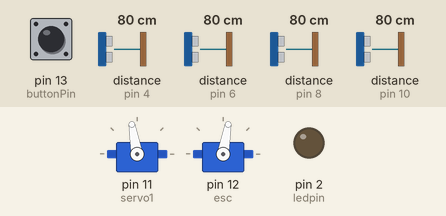
Simulated run of this sketch. Board: Arduino Uno, built with avr-gcc and run on an emulated ATmega328P. Shown: 2 × servo, output pins drawn as LEDs (lit = HIGH). Wiring (inferred from the names in the program): 4 × ultrasonic range finder: trigger pin 3, echo pin 10 / trigger pin 5, echo pin 4 / trigger pin 7, echo pin 6 / trigger pin 9, echo pin 8. The test bench sets the inputs (shaded band); at power-on: pin 13 (buttonPin) LOW, distance to the obstacle (sensors on pin 4, pin 6, pin 8, pin 10) 80 cm. The echo pulse lasts 58.3 µs per cm; pins used as bus, display or sensor lines are not drawn; what the sketch prints to the serial monitor is not drawn.

Above: at 1.2 s.
1.3 s: pin 13 (buttonPin) pulled HIGH for 0.15 s
At 4.0 s:
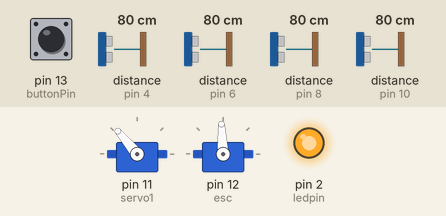
4.3 s: distance to the obstacle (sensor on pin 4) set to 50 cm
7.3 s: distance to the obstacle (sensor on pin 4) set to 44 cm
At 7.9 s:
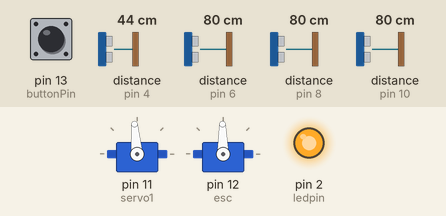
8.8 s: distance to the obstacle (sensor on pin 6) set to 40 cm
10.3 s: distance to the obstacle (sensor on pin 6) set to 32 cm
At 11.1 s:
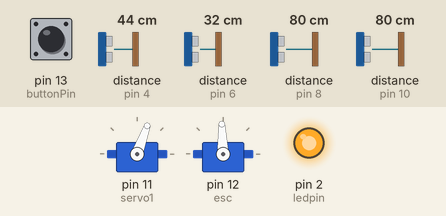
11.8 s: distance to the obstacle (sensor on pin 8) set to 52 cm
14.8 s: distance to the obstacle (sensor on pin 8) set to 42 cm
At 16.0 s:
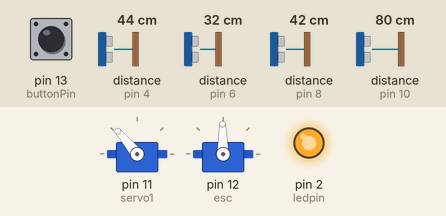
Timing chart, 0 to 17.3 s (numbered marks = the images above; inputs shaded):
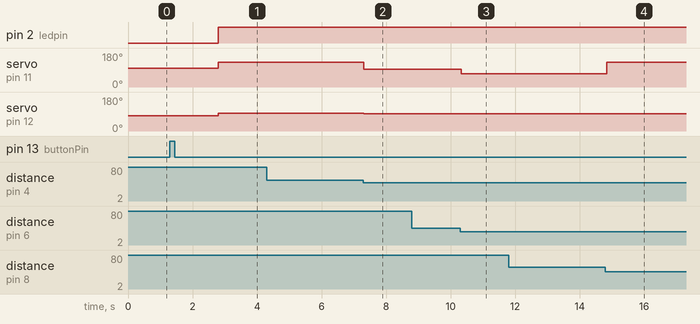

Measured:
- the behaviour switches between 47 and 46 cm on distance to the obstacle (sensor on pin 4) (found by bisection; images 1 and 2)
- the behaviour switches between 37 and 36 cm on distance to the obstacle (sensor on pin 6) (found by bisection; images 2 and 3)
- the behaviour switches between 47 and 46 cm on distance to the obstacle (sensor on pin 8) (found by bisection; images 3 and 4)
- after the input at 1.3 s, pin 2 (ledpin): LOW → HIGH after 1.5 s; servo on pin 11 (servo1): 100° → 130° after 1.5 s; servo on pin 12 (esc): 80° → 93° after 1.5 s
- after the input at 7.3 s, servo on pin 11 (servo1): 130° → 95° at once; servo on pin 12 (esc): 93° → 91° at once
- after the input at 10.3 s, servo on pin 11 (servo1): 95° → 70° at once; servo on pin 12 (esc): 91° → 92° at once
- after the input at 14.8 s, servo on pin 11 (servo1): 70° → 130° at once; servo on pin 12 (esc): 92° → 91° after 0.04 s instead of 2.5 s

The sketch:

diffdrive.ino
```cpp
/**
Author: Akhilesh Kumar
Date: 9th Feb 2018
&copy; acmElectronics
**/

#include<Servo.h>
const int servo1 = 11;
Servo myservo1;  // Servo object
const int esc = 12;
Servo myesc;  // create servo object to control a servo
const int buttonPin = 13;
int buttonState = 0;
const int ledpin = 2;
char data = 0;
int driverState = 0;
int servoval = 100;

#define trigD1 9
#define echoD1 8
#define trigD2 7
#define echoD2 6
#define trigD3 5
#define echoD3 4
#define trigD4 3
#define echoD4 10

long duration, distance, distance1, distance2, distance3, distance4, difference, absDiff;

void setup() {
  // put your setup code here, to run once:

myservo1.attach(servo1);
myesc.attach(esc);
pinMode(buttonPin, INPUT);
pinMode(ledpin, OUTPUT);
pinMode(trigD1, OUTPUT);
pinMode(echoD1, INPUT);
pinMode(trigD2, OUTPUT);
pinMode(echoD2, INPUT);
pinMode(trigD3, OUTPUT);
pinMode(echoD3, INPUT);
pinMode(trigD4, OUTPUT);
pinMode(echoD4, INPUT);

myesc.write(80);
myservo1.write(100);
Serial.begin(9600);
}

void loop() {


SonarSensor(trigD1, echoD1);
distance1 = distance;
SonarSensor(trigD2, echoD2);
distance2 = distance;
SonarSensor(trigD3, echoD3);
distance3 = distance;
SonarSensor(trigD4, echoD4);
distance4 = distance;


  if (distance1 >= 300 || distance1 < 0){
    distance1 = 0;
  }

  if (distance2 >= 300 || distance2 < 0){
    distance2 = 0;
  }

  if (distance3 >= 300 || distance3 < 0){
    distance3 = 0;
  }
  if (distance4 >= 300 || distance4 < 0){
    distance4 = 0;
  }

difference = (distance1-distance2);
absDiff = abs(difference);

buttonState = digitalRead(buttonPin);

if ((buttonState == HIGH)&&(driverState == 0)){
  delay(1500);
  driverState = 1;
 }

if(Serial.available() > 0){      // Send data only when you receive data:
      data = Serial.read();        //Read the incoming data & store into data
      Serial.print(data);          //Print Value inside data in Serial monitor
      Serial.print("\n");

      if(data == '1'){
       driverState = 1;
      }
      if(data == '0'){
        driverState = 0;
      }
}


if(driverState == 0){
  myesc.write(80);
  myservo1.write(100);
  digitalWrite(ledpin, LOW);
}


if(driverState == 1){
//Drive code here
//variables: distance1, distance2, distance3 in cm
digitalWrite(ledpin, HIGH);

if (distance3 < 5 && distance3 != 0){
     myesc.write(94);
   myservo1.write(65);
}
else{
if((distance4 < 10 && distance4 != 0)&&(distance3 >= 20 || distance3 == 0)){
    myesc.write(92);
   myservo1.write(130);
}
else if((distance4 < 10 && distance4 != 0)&&(distance3 < 20 && distance3 != 0)){
    myesc.write(92);
   myservo1.write(65);
}
else{
if((distance1 == 0) || (distance1 > 45)){

if((distance3 <= 45)&&(distance3 != 0)){
  myesc.write(91);
   myservo1.write(95);
   if((distance2 <= 35)&&(distance2 != 0)){
    myesc.write(92);
   myservo1.write(70);
}
}
else{
  myesc.write(93);
   myservo1.write(130);
}
}
else{
     myesc.write(91);
   myservo1.write(130);
}
}
}
}
Serial.print(distance1);
Serial.print("\n \n distance2 \n");
Serial.print(distance2);
Serial.print("\n \n distance3 \n");
Serial.print(distance3);
Serial.print("\n \n distance1 \n");
}
void SonarSensor(int trigPin,int echoPin){
digitalWrite(trigPin, LOW);
delayMicroseconds(2);
digitalWrite(trigPin, HIGH);
delayMicroseconds(10);
digitalWrite(trigPin, LOW);
duration = pulseIn(echoPin, HIGH);
distance = (duration/2) / 29.1;
}
```
